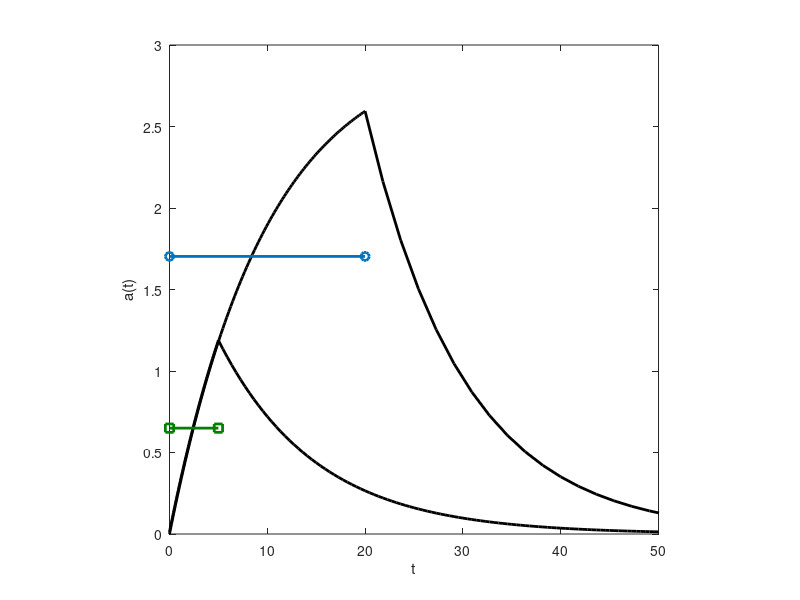
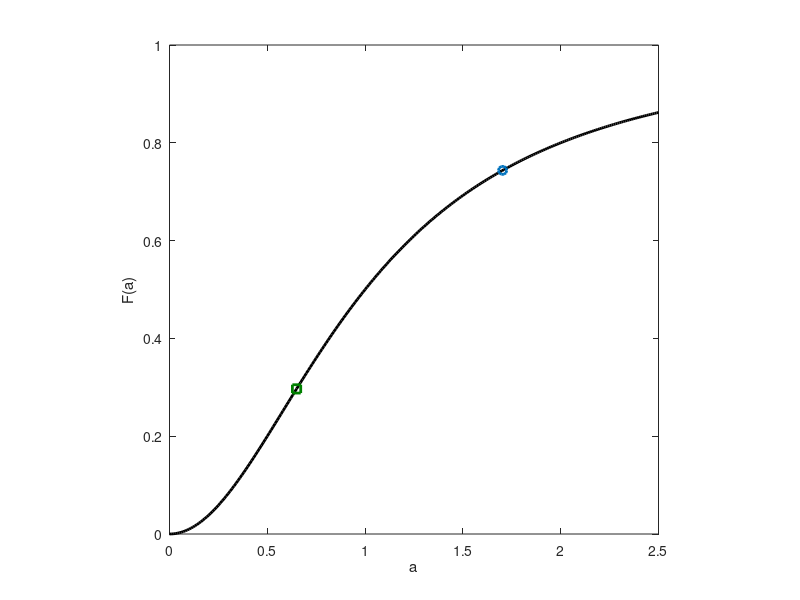

The MATLAB script that drew these images, in order: (Note: this script raises an error after producing the figures.)
% Fig6-7.m

% This computer code is from "Interpreting Frequency Responses to Dose-Conserved Pulsatile
% Input Signals in Simple Cell Signaling Motifs", by P. Fletcher, F. Clement, A. Vidal,
% J. Tabak, and R. Bertram, PLoS One, 9:e95613, 2014.

function fig6_7_ab_model()
% This code reproduces the panels for figures 6 and 7 of
%
% Fletcher PA, Clement F, Vidal A, Tabak J, Bertram R (2014)
% Interpreting Frequency Responses to Dose-Conserved Pulsatile Input
% Signals in Simple Cell Signaling Motifs. PLoS ONE 9(4): e95613.
% doi:10.1371/journal.pone.0095613
%
% Figure 6. Adding a linear component to the b-model results in frequency
% sensitivity to duration compensated signals (panels: figures 1-3)
%
% Figure 7. The ab-model displays the responses predicted by the nonlinear
% production rate function (panels: 4-6)

% NOTE: There is a minor typo in the paper regarding the b-equation. 
% The b-equation corresponding to the figures would
% be: taub*db/dt=10*F(a)-b.  
% The shapes of the responses are unaffected; this simply changes 
% the vertical scaling of <b>.  See line 212 of this code.

taua=10;

%Signals
T0=100; A0=3; beta0=0.1; f0=1/T0; d0=beta0*T0;

%numerical integral tolerance
tol=1e-6;

%% Figure 6 panels: How duration works in the ab-model

%duration correction
f=10.^(-4:0.01:-1); T=1./f;
A=A0*ones(size(f));
d=d0*f0./f;

%Choose two points to use for plotting timecourses of "a"
T1=200; d1=d0*T1/T0; f1=1/T1;
T2=50; d2=d0*T2/T0; f2=1/T2;

%analytical mean a and mean during on and off phases:
alph=A.*(1-exp(-d/taua));
maxAinf=alph./(1-exp(-T/taua));
minAinf=exp(-(T-d)/taua).*maxAinf;
ampInf=maxAinf-minAinf;


%calculate mean a ON/Off etc. for the two points.
alph=A0.*(1-exp(-[d1,d2]/taua));
maxAinfp=alph./(1-exp(-[T1,T2]/taua));
minAinfp=exp(-([T1,T2]-[d1,d2])/taua).*maxAinfp;

meanap=A0.*[d1,d2]./[T1,T2];
meanaONp=(A0.*([d1,d2]-taua*(1-exp(-[d1,d2]/taua)))+minAinfp*taua.*(1-exp(-[d1,d2]/taua)))./[d1,d2];
meanaOFFp=maxAinfp*taua.*(1-exp(-([T1,T2]-[d1,d2])/taua))./([T1,T2]-[d1,d2]);


% Some timecourses showing duration->amplitude, using above points
figure(1);clf

%T1
%first part: on phase
t1=linspace(0,d1,100);
a1=A0.*(1-exp(-t1/taua))+minAinfp(1).*exp(-t1/taua);
%second part: off phase
t2=linspace(d1,T1,100);
a2=maxAinfp(1).*exp(-(t2-d1)/taua);
    
plot([t1,t2],[a1,a2],'k','linewidth',2);hold on

%T2
%first part: on phase
t1=linspace(0,d2,100);
a1=A0.*(1-exp(-t1/taua))+minAinfp(2).*exp(-t1/taua);
%second part: off phase
t2=linspace(d2,T2,100);
a2=maxAinfp(2).*exp(-(t2-d2)/taua);
    
plot([t1,t2],[a1,a2],'k','linewidth',2);

set(gca,'xlim',[0,50])
xlabel('t');ylabel('a(t)')
axis square

%means
plot([0,d1],[meanaONp(1),meanaONp(1)],'-o','linewidth',2)
plot([0,d2],[meanaONp(2),meanaONp(2)],'-s','color',[0,0.5,0],'linewidth',2)


%% Now show results for a Hill function
n=2; K=1; Kn=K^n;
F=@(x) x.^n./(x.^n+Kn);

%F(a)
figure(2);clf
xx=0:0.01:2.5; plot(xx,F(xx),'k','linewidth',2);hold on
plot(meanaONp(1),F(meanaONp(1)),'o','linewidth',2);
plot(meanaONp(2),F(meanaONp(2)),'s','color',[0,0.5,0],'linewidth',2);
xlabel('a');ylabel('F(a)'); axis square
    
%<b>
figure(3);clf
%duration correction
A=A0*ones(size(f));
d=d0*f0./f;
meanb=computeMeans();

semilogx(f,meanb,'k','linewidth',2);hold on
xlabel('f');ylabel('<b>_{\infty}')
set(gca,'xlim',[0.0001,0.1]);
set(gca,'xtick',[0.0001,0.001,0.01,0.1],'xticklabel',{'0.0001','0.001','0.01','0.1'})
axis square

ix1=find(f>=f1,1,'first');
ix2=find(f>=f2,1,'first');
plot([f1,f1],[meanb(ix1),meanb(ix1)],'-o','linewidth',2)
plot([f2,f2],[meanb(ix2),meanb(ix2)],'-s','color',[0,0.5,0],'linewidth',2)


%% Figure 7: Frequency responses in the a-b model

% SUBLINEAR: Michaelis-Menten function
n=1; K=1; Kn=K^n;
F=@(x) x.^n./(x.^n+Kn);

%amplitude correction
A=A0*f0./f;
d=d0*ones(size(f));
meanb=computeMeans();

figure(4);clf
semilogx(f,meanb,'r:','linewidth',2);hold on

%duration correction
A=A0*ones(size(f));
d=d0*f0./f;
meanb=computeMeans();

semilogx(f,meanb,'b--','linewidth',2)
xlabel('f');ylabel('<b>_{\infty}')
set(gca,'xlim',[0.0001,0.1],'xtick',[0.0001,0.001,0.01,0.1],'xticklabel',{'0.0001','0.001','0.01','0.1'})
axis square

%SUPERLINEAR: power function
n=2; a=1; %use sign of a for increasing/decreasing
F=@(x) a*x.^n;

%amplitude correction
A=A0*f0./f;
d=d0*ones(size(f));
meanb=computeMeans();

figure(5);clf
loglog(f,meanb,'r:','linewidth',2);hold on

%duration correction
A=A0*ones(size(f));
d=d0*f0./f;
meanb=computeMeans();

loglog(f,meanb,'b--','linewidth',2)
xlabel('f');ylabel('<b>_{\infty}')
set(gca,'xlim',[0.0001,0.1],'xtick',[0.0001,0.001,0.01,0.1],'xticklabel',{'0.0001','0.001','0.01','0.1'})
set(gca,'ytick',[0.1,1,10,100],'yticklabel',{'0.1','1','10','100'})
axis square


%SIGMOIDAL: hill function
n=2; K=1; Kn=K^n;
F=@(x) x.^n./(x.^n+Kn);

%amplitude correction
A=A0*f0./f;
d=d0*ones(size(f));
meanb=computeMeans();

figure(6);clf
semilogx(f,meanb,'r:','linewidth',2);hold on

%duration correction
A=A0*ones(size(f));
d=d0*f0./f;
meanb=computeMeans();

semilogx(f,meanb,'b--','linewidth',2)
xlabel('f');ylabel('<b>_{\infty}')
set(gca,'xlim',[0.0001,0.1]);
set(gca,'xtick',[0.0001,0.001,0.01,0.1],'xticklabel',{'0.0001','0.001','0.01','0.1'})
axis square


%%% NESTED HELPER FUNCTIONS
    function meanb=computeMeans()
        
        alph=A.*(1-exp(-d/taua));
        maxAinf=alph./(1-exp(-T/taua)); %steady state maximum value of "a" at the end of each on-phase
        minAinf=exp(-(T-d)/taua).*maxAinf; %steady state minimum value of "a" at the end of each off-phase
        
        for i=1:length(f)
            %compute <F(a)> for each of on and off phase
            
            %on phase 
            Fa1=@(t) F(A(i).*(1-exp(-t/taua))+minAinf(i).*exp(-t/taua));
            I1(i)=quadl(Fa1,0,d(i),tol);
            
            %off phase
            Fa2=@(t) F(maxAinf(i).*exp(-(t-d(i))/taua));
            I2(i)=quadl(Fa2,d(i),T(i),tol);
            
        end
        
        %%%% mean of b %%%%
        meanb=10*(I1+I2)./T;
        
        %NOTE: the 10 is needed to reproduce exactly the figures in the
        %manuscript - this was a typo in the paper. However, the shapes of
        %the responses are unaffected; this simply changes the vertical
        %scaling of <b>. The b-equation corresponding to the figures would
        %be: taub*db/dt=10*F(a)-b
        
    end

end
